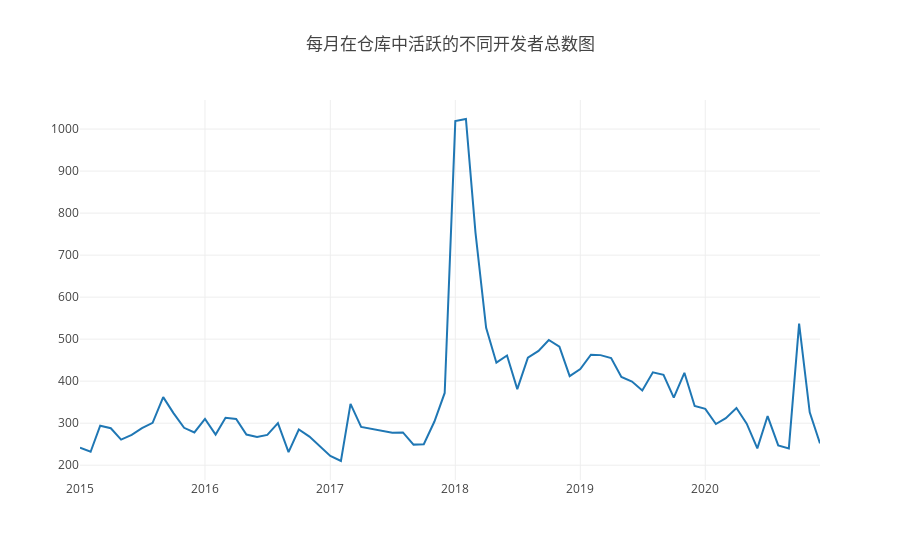

This figure's notebook cell:
### Code cell
Promise.all(dates.map(d => {
    var y = 0;
    // console.log(d);
    var m = d[0].substring(5,7);
    if(m == '12'){
        y = d[1].substring(0,4);
    }else{
        y = d[0].substring(0,4);
    }
    // console.log(m)
    // console.log(y)
        var q = `SELECT COUNT(DISTINCT actor_id) AS active_actor_count
        FROM github_log.year${y}
        WHERE repo_id=${id} and created_date > toDate('${d[0]}')
        and created_date < toDate('${d[1]}')`; 
        return openDigger.driver.clickhouse.query(q);
})).then(data => {
    // console.log(data);
    var active_actor_count = [];
    data.forEach(d => {
        active_actor_count.push(d[0].active_actor_count);
    });
    console.table(active_actor_count.map((d, i) => {
        return {
            '时间':monthes[i++],
            '活跃开发者数': d,
        };
    }));
    openDigger.render.plotly([
        {x: monthes, y: active_actor_count, mode: 'scatter', name: '开发者数'},
    ], {
        title: '每月在仓库中活跃的不同开发者总数图',
    });
});

### Figure 1 — Plotly figure (JSON) as saved in the notebook; plotly's stock layout.template omitted (floating-point values rounded to 4 significant figures)
{"data": [{"mode": "scatter", "name": "开发者数", "x": ["2015-1", "2015-2", "2015-3", "2015-4", "2015-5", "2015-6", "2015-7", "2015-8", "2015-9", "2015-10", "2015-11", "2015-12", "2016-1", "2016-2", "2016-3", "2016-4", "2016-5", "2016-6", "2016-7", "2016-8", "2016-9", "2016-10", "2016-11", "2016-12", "2017-1", "2017-2", "2017-3", "2017-4", "2017-5", "2017-6", "2017-7", "2017-8", "2017-9", "2017-10", "2017-11", "2017-12", "2018-1", "2018-2", "2018-3", "2018-4", "2018-5", "2018-6", "2018-7", "2018-8", "2018-9", "2018-10", "2018-11", "2018-12", "2019-1", "2019-2", "2019-3", "2019-4", "2019-5", "2019-6", "2019-7", "2019-8", "2019-9", "2019-10", "2019-11", "2019-12", "2020-1", "2020-2", "2020-3", "2020-4", "2020-5", "2020-6", "2020-7", "2020-8", "2020-9", "2020-10", "2020-11", "2020-12"], "y": ["242", "232", "294", "288", "261", "272", "288", "301", "362", "324", "289", "278", "310", "273", "313", "310", "273", "267", "272", "300", "231", "285", "268", "246", "222", "210", "346", "291", "286", "281", "277", "278", "249", "250", "304", "372", "1019", "1024", "753", "527", "444", "461", "381", "456", "472", "498", "482", "412", "429", "463", "462", "455", "410", "399", "378", "421", "415", "361", "420", "341", "334", "298", "312", "336", "299", "240", "317", "247", "240", "537", "326", "252"]}], "layout": {"autosize": true, "title": {"text": "每月在仓库中活跃的不同开发者总数图"}, "xaxis": {"autorange": true, "range": ["2015-01-01", "2020-12-01"], "type": "date"}, "yaxis": {"autorange": true, "range": [164.8, 1069.0], "type": "linear"}}}
